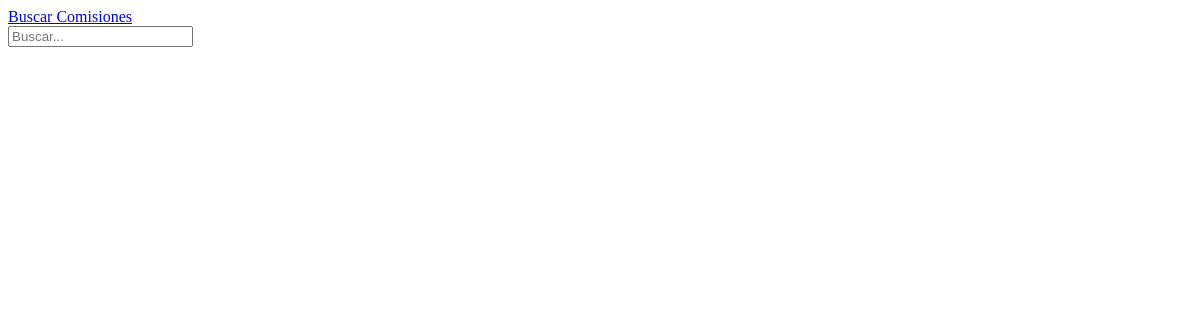
Page /Clase/ on the earlier database version.
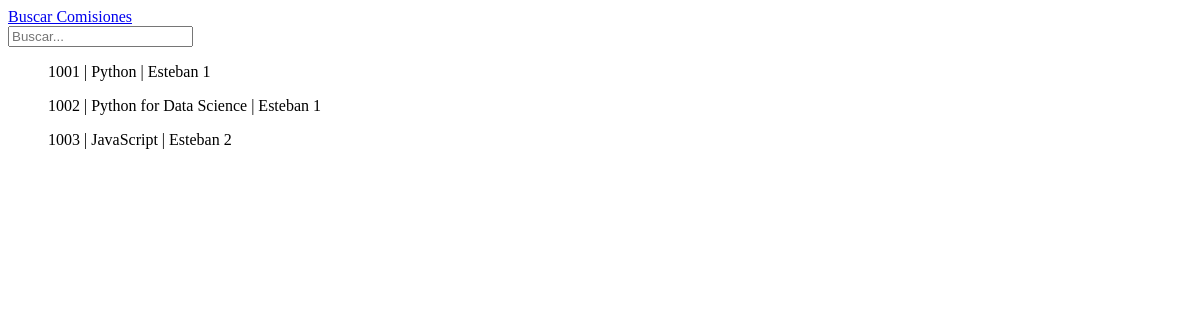
Same page on the later database version.
### Clase/models.py (models this page shows, shortened)
class Comision(models.Model):
    nombre = models.PositiveBigIntegerField(unique=True)
    curso = models.ForeignKey(Curso, on_delete=models.SET_NULL, null=True, blank=True)
    estudiante = models.ManyToManyField(Estudiante)
    profesor = models.ForeignKey(Profesor, on_delete=models.SET_NULL, null=True, blank=True)

class Curso(models.Model):
    nombre = models.CharField(max_length=100)
    cant_max_alumnos = models.PositiveBigIntegerField(default=1000, null=True, blank=True, verbose_name="Cantidad máxima de alumnos")
    def __str__(self) -> str:
        return self.nombre
    class Meta:
        verbose_name = "Nombre del Curso"
        verbose_name_plural = "Nombres del Curso"

class Profesor(models.Model):
    nombre = models.CharField(max_length=200)
    def __str__(self) -> str:
        return self.nombre

### Clase/views.py (the view)
# urls.py: path('', views.home, name='home'),
def home(request):
    consulta = request.GET.get("consulta", None)
    if consulta:
        print(consulta)
        query = models.Comision.objects.filter(nombre__icontains=consulta)
    else:
        query = models.Comision.objects.all()
    context = {"comisiones": query} #consulta a la bdd
    return render(request, "Clase/index.html", context)

### Clase/templates/Clase/index.html (shortened to what this page needs)
{% extends "core/base.html" %}
{% block content %}
    <div class="fs-3 pb-4">
        <a href="{% url 'Clase:comision_create' %}">Buscar Comisiones</a>
    </div>
    <div class="py-lg-4">
        <form action="{% url 'Clase:home' %}" method="get">
            <input type="text" name="consulta" placeholder="Buscar...">
        </form>
    </div>
    <ul>
        {% for comision in comisiones %}
        <p>{{ comision.nombre }} | {{ comision.curso }} | {{ comision.profesor }}</p>
        {% endfor %}
    </ul>
{% endblock content %}

### core/templates/core/base.html (shortened to what this page needs)
 <!DOCTYPE html>
 <html lang="es">
 <head>
 </head>
 <body>
    {% block content %}
    {% endblock content %}
 </body>
 </html>

Differences in the rows shown:
added Comision: nombre "1001", curso "Python", profesor "Esteban 1"
added Comision: nombre "1002", curso "Python for Data Science", profesor "Esteban 1"
added Comision: nombre "1003", curso "JavaScript", profesor "Esteban 2"
